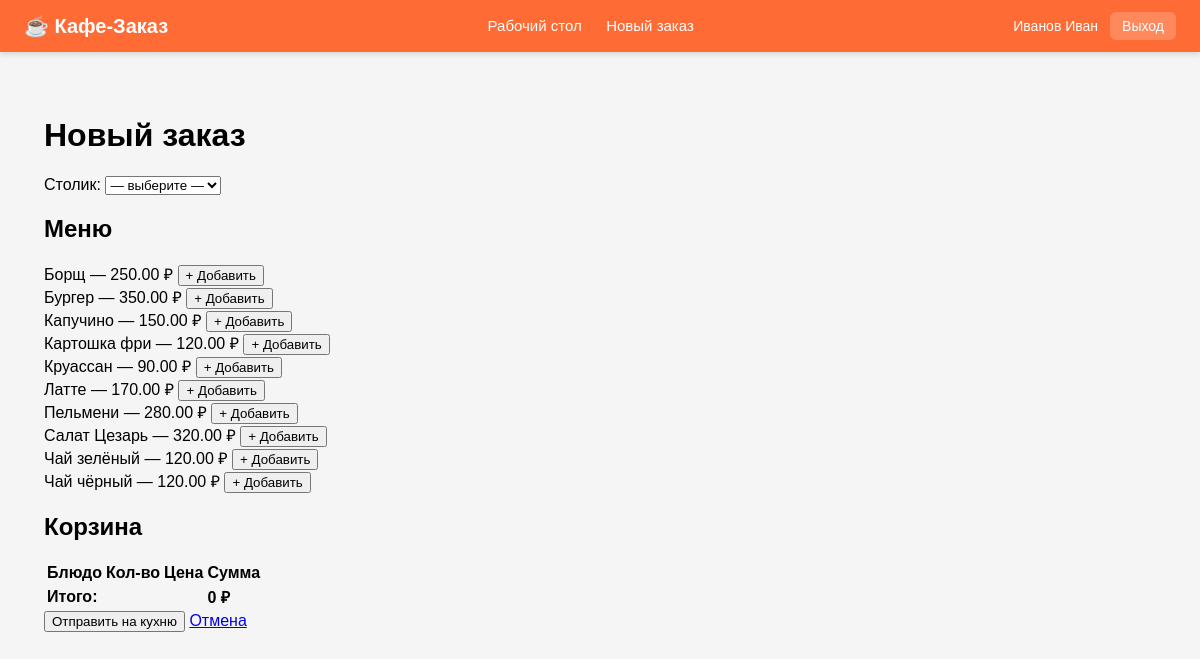
/waiter/order-create.php (signed in), run on the app's committed database.
### tables this page shows
CREATE TABLE `dishes` (
  `id` int NOT NULL,
  `name` varchar(100) NOT NULL,
  `price` decimal(10,2) NOT NULL,
  `cooking_time` int DEFAULT '10',
  `is_available` tinyint(1) DEFAULT '1'
);

### waiter/order-create.php (the view, shortened to what this page needs)
<?php
require_once '../config/database.php';
$dishes = $pdo->query("SELECT * FROM dishes WHERE is_available = 1 ORDER BY name")->fetchAll();
?>
<!DOCTYPE html>
<html lang="ru">
<head>
    <link rel="stylesheet" href="../assets/css/style.css">
</head>
<body>
    <?php include '../includes/header.php'; ?>
    <main>
        <h1>Новый заказ</h1>
        <form method="post" id="order-form">
            <label>Столик:
                <select name="table_id" required>
                    <option value="">— выберите —</option>
                </select>
            </label>
            <h2>Меню</h2>
            <div class="dish-list">
                <?php foreach ($dishes as $d): ?>
                    <div class="dish-item">
                        <span><?= htmlspecialchars($d['name']) ?> — <?= number_format($d['price'], 2) ?> ₽</span>
                        <button type="button"
                                onclick="addDish(<?= $d['id'] ?>, '<?= htmlspecialchars($d['name'], ENT_QUOTES) ?>', <?= $d['price'] ?>)">
                            + Добавить
                        </button>
                    </div>
                <?php endforeach; ?>
            </div>
            <h2>Корзина</h2>
            <table class="cart-table">
                <thead>
                    <tr><th>Блюдо</th><th>Кол-во</th><th>Цена</th><th>Сумма</th><th></th></tr>
                </thead>
                <tfoot>
                    <tr>
                        <td colspan="3"><strong>Итого:</strong></td>
                        <td colspan="2"><strong id="total">0 ₽</strong></td>
                    </tr>
                </tfoot>
            </table>
            <button type="submit" name="send_to_kitchen" onclick="return prepareOrder()">Отправить на кухню</button>
            <a href="dashboard.php">Отмена</a>
        </form>
    </main>
</body>
</html>

### assets/css/style.css (style rules this page uses)
* { box-sizing: border-box; }
body { font-family: Arial, sans-serif; margin: 0; background: #f5f5f5; }
main { padding: 20px; }

### data on the page
dishes: name "Борщ", price "250.00"
dishes: name "Бургер", price "350.00"
dishes: name "Капучино", price "150.00"
dishes: name "Картошка фри", price "120.00"
dishes: name "Круассан", price "90.00"
dishes: name "Латте", price "170.00"
dishes: name "Пельмени", price "280.00"
dishes: name "Салат Цезарь", price "320.00"
dishes: name "Чай зелёный", price "120.00"
dishes: name "Чай чёрный", price "120.00"

### other printed values
$currentName "Иванов Иван"
